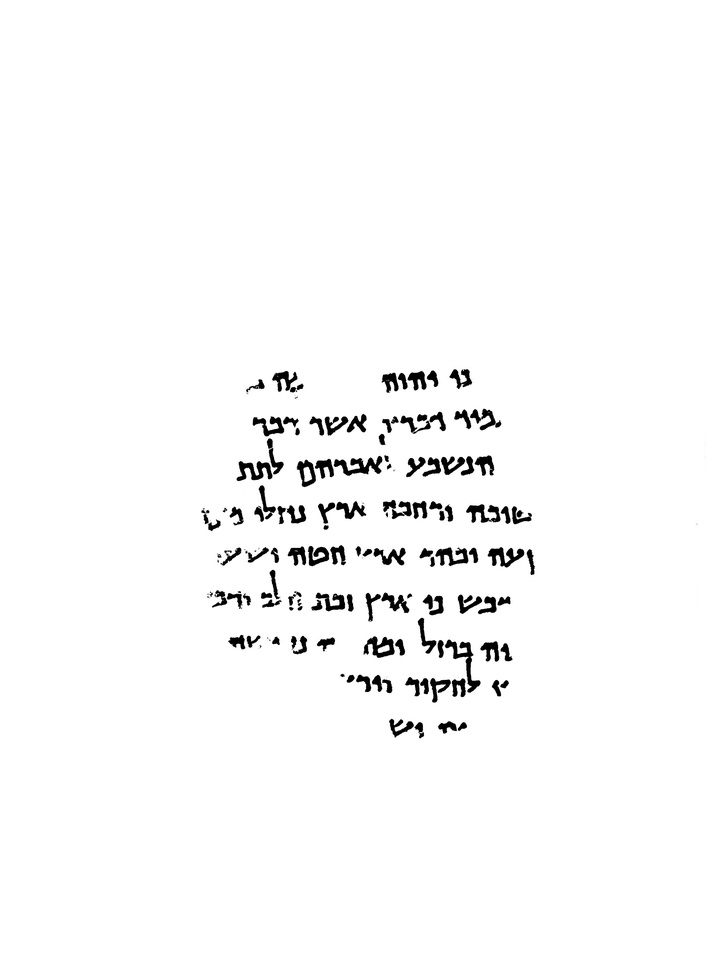
#> input picture binary/P168-Fg016-R-C01-R01-binarized.jpg, 727 x 970 px, shrunk from 2706 x 3608 before the run
$ jupyter execute --allow-errors 'Task1_Line&Word&Char_Seg_Cleaned.ipynb'
#> lines starting #> are read from the running program, lines starting #| are printed output that depends on the picture; after the words box and inside, x2 and y2 are one past the last pixel; in counts of white or black regions, pixels touching at a corner belong together
used tutorial: https://muthu.co/segmenting-lines-in-handwritten-documents-using-a-path-planning-algorithm/

# TO DO:

[cell 1]
from skimage.io import imread
from skimage.color import rgb2gray
import matplotlib.pyplot as plt
import cv2
import numpy as np


# [7 lines of commented-out code are left out]

scroll = 'binary/P168-Fg016-R-C01-R01-binarized.jpg'

image = cv2.imread(scroll, cv2.IMREAD_UNCHANGED)
#> image is the input picture: shape (970, 727); min 0, max 255, mean 249.4

plt.figure(figsize=(10,10))
plt.axis()
plt.title("image")
plt.imshow(image, cmap="gray")
plt.show()

[cell 2]
#maybe use this instead of the other gray image becaus here the small things are removed and we can find a better path i think.

def thresholding(image):
    _ ,thresh = cv2.threshold(image,80,255,cv2.THRESH_BINARY_INV)
    return thresh

def dilated_image(image):
    thresh_img = thresholding(image)
#> in thresholding, `_ ,thresh = cv2.threshold(image,80,255,cv2.THRESH_BINARY_INV)`:
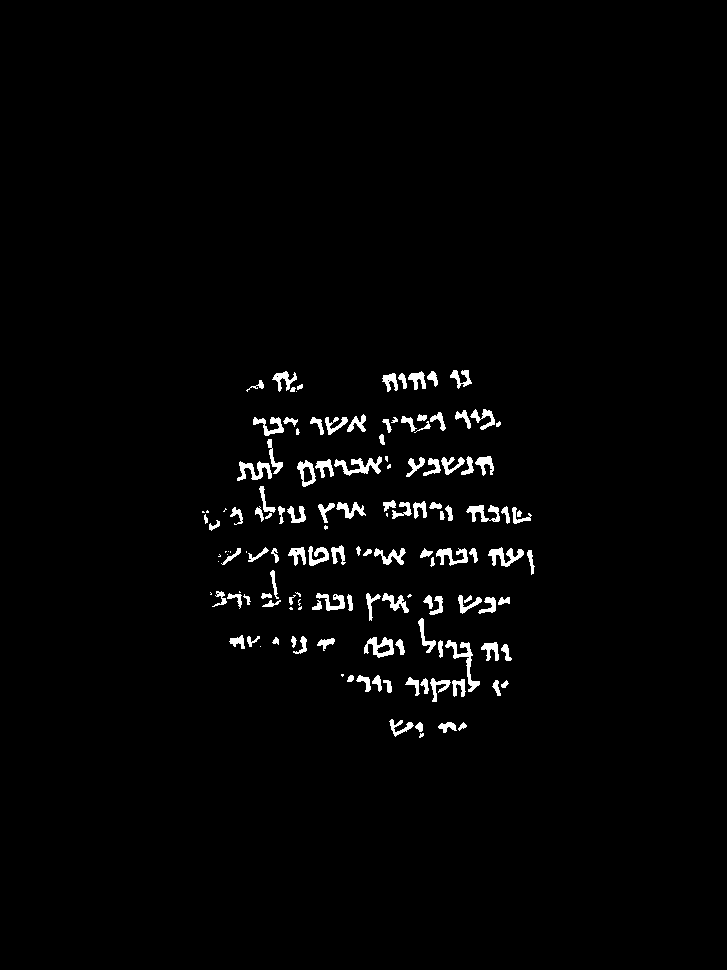
#> thresh: shape (970, 727); 2% white; 140 white regions (25 under 20 px), largest, box (x1, y1, x2, y2) and area: (445, 640, 480, 692) 406, (334, 456, 382, 476) 402, (237, 461, 272, 481) 342
    kernel = np.ones((4,35), np.uint8)
    dilated = cv2.dilate(thresh_img, kernel, iterations = 1)
    return dilated

def invert_image(image):
    invert = cv2.bitwise_not(image)
    return invert

[cell 3]
import matplotlib.pyplot as plt
from scipy.signal import find_peaks
from PIL import Image
from skimage.filters import threshold_otsu


def horizontal_projections(image):
    return np.sum(image, axis=1)


def find_peaks_image(image):
    dilated = dilated_image(image)
#> in dilated_image, `dilated = cv2.dilate(thresh_img, kernel, iterations = 1)`:
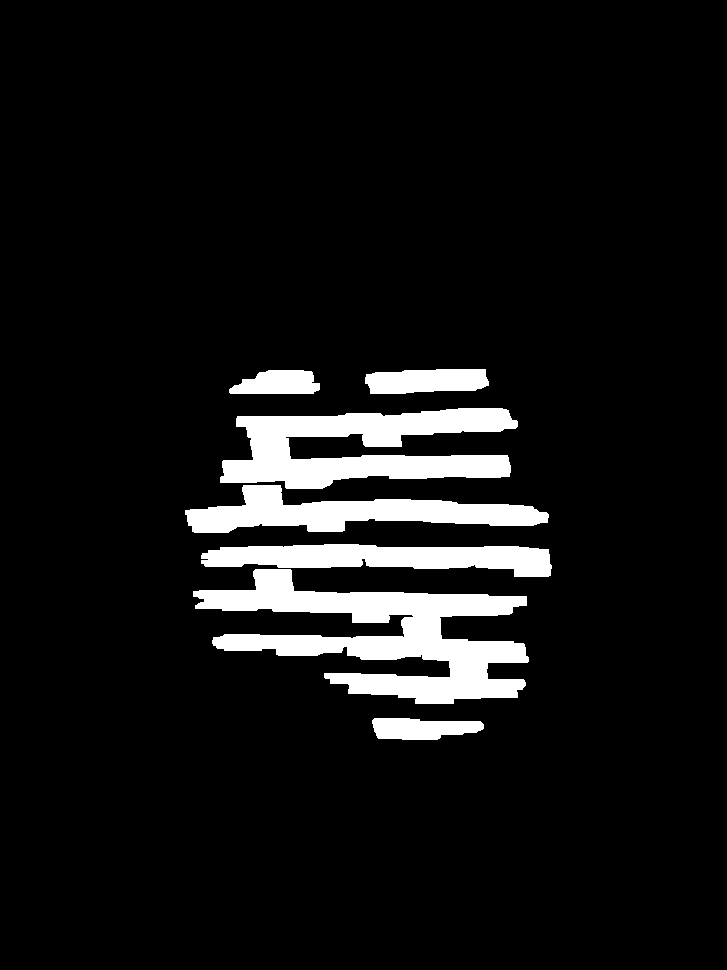
#> dilated: shape (970, 727); 8% white; 7 white regions, largest, box (x1, y1, x2, y2) and area: (193, 569, 529, 704) 19711, (220, 408, 518, 489) 14099, (185, 485, 549, 533) 8785
    hpp = horizontal_projections(dilated)
    minimum_peak = int((np.max(hpp)-np.min(hpp))/12)
    peaks, _ = find_peaks(hpp, height=minimum_peak, distance=100)
    return hpp, peaks

#Use the calculated peaks to create small areas of where there must be sentences.
def find_not_peak_regions(hpp, peaks):
    not_peaks = []
    not_peaks_index = []
    count = 0
    x = 0
    line_size = 10
    for i, hppv in enumerate(hpp):
        if x > (len(peaks) - 1):
            not_peaks.append([i, hppv])
        elif i < (peaks[x] - line_size) or i > (peaks[x] + line_size):
            not_peaks.append([i, hppv])
        else:
            count += 1
            if count == ((line_size*2) - 1):
                x += 1
                count = 0
    return not_peaks


#The Hpp_clusters is the black areas such that we have walking regions for the algorithm
#Create walking regions in the image
def get_hpp_walking_regions(peaks_index):
    hpp_clusters = []
    cluster = []
    for index, value in enumerate(peaks_index):
        cluster.append(value)

        if index < len(peaks_index)-1 and peaks_index[index+1] - value > 1:
            hpp_clusters.append(cluster)
            cluster = []

        #get the last cluster
        if index == len(peaks_index)-1:
            hpp_clusters.append(cluster)
            cluster = []

    return hpp_clusters


def white_array(height, width):
    image = np.zeros([height,width],dtype=np.uint8)
    image.fill(255)
    return image


##Copied from the github mentioned above
def get_binary(img):
    mean = np.mean(img)
    if mean == 0.0 or mean == 1.0:
        return img

    thresh = threshold_otsu(img)
    binary = img <= thresh
    binary = binary*1
    return binary

[cell 4]
#Copied from the github mentioned above, adjusted for our problem. Created a range of goals.

#a star path planning algorithm
from heapq import *

def heuristic(a, b):
    return (b[0] - a[0]) ** 2 + (b[1] - a[1]) ** 2

def astar(array, start, goal):

    #print("start: " + str(start))
    #print("end: " + str(goal))
    neighbors = [(0,1),(0,-1),(1,0),(-1,0),(1,1),(1,-1),(-1,1),(-1,-1)]
    close_set = set()
    came_from = {}
    gscore = {start:0}
    fscore = {start:heuristic(start, goal)}
    oheap = []

    heappush(oheap, (fscore[start], start))

    lower_limit = goal[0]
    upper_limit = goal[0] + lower_limit

    count = 0
    while oheap:
        count += 1

        current = heappop(oheap)[1]

        #If there is not a path break after 100 times the length of the input iterations
        if count > goal[1]*30:
            break

        #The goal of the path finder can be somewhere in the range of the walking region at the end
        if current[1] == goal[1] and (current[0] > lower_limit and current[0] < upper_limit):
            data = []
            while current in came_from:
                data.append(current)
                current = came_from[current]
            return data

        close_set.add(current)
        for i, j in neighbors:
            neighbor = current[0] + i, current[1] + j
            tentative_g_score = gscore[current] + heuristic(current, neighbor)
            if 0 <= neighbor[0] < array.shape[0]:
                if 0 <= neighbor[1] < array.shape[1]:
                    if array[neighbor[0]][neighbor[1]] == 1:
                        continue
                else:
                    # array bound y walls
                    continue
            else:
                # array bound x walls
                continue

            if neighbor in close_set and tentative_g_score >= gscore.get(neighbor, 0):
                continue

            if  tentative_g_score < gscore.get(neighbor, 0) or neighbor not in [i[1]for i in oheap]:
                came_from[neighbor] = current
                gscore[neighbor] = tentative_g_score
                fscore[neighbor] = tentative_g_score + heuristic(neighbor, goal)
                heappush(oheap, (fscore[neighbor], neighbor))
    return []

[cell 5]
#Loop to create the seperate line images
def create_line_image(line_segments):
    line_count = len(line_segments)
    line_image = []

    for line_index in range(line_count-1):
        upper_bound = np.min(line_segments[line_index][:, 0])
        lower_bound = np.max(line_segments[line_index+1][:, 0])
        height = lower_bound - upper_bound
        width = image.shape[1]
        white_line_image = white_array(height, width)
        offset_top = upper_bound


        #Creates white areas around the sentences, such that bits and pieces of other sentences do not get in the line image
        for i in range(white_line_image.shape[0]):
            for j in range(white_line_image.shape[1] -1):
                if (line_segments[line_index][white_line_image.shape[1] - 2 - j][0] - i > upper_bound) or (i + offset_top > line_segments[line_index+1][white_line_image.shape[1] - 2 - j][0]) :
                    white_line_image[i][j] = 255
                else:
                    white_line_image[i][j] = image[upper_bound + i][j]

        line_image.append(white_line_image)
#         plt.figure(figsize=(10,10))
#         plt.imshow(white_line_image, cmap="gray")
#         plt.show()
    return line_image


def create_A_star_lines(img, hpp_clusters):
    #Segment all the lines using the A* algorithm
    binary_image = get_binary(img)

    line_segments = []
    for i, cluster_of_interest in enumerate(hpp_clusters):
        nmap = binary_image[cluster_of_interest[0]:cluster_of_interest[len(cluster_of_interest)-1],:]

        #The goal given is the middle of the walking region. But we adjusted in the path finder to the complete range.
        path = np.array(astar(nmap, (int(nmap.shape[0]/2), 0), (int(nmap.shape[0]/2), nmap.shape[1]-1)))

        #Finding a path is impossible, then just draw a straight line from begin to end
        if path.shape[0] == 0:
            line_new = []
            size_cluster = int(nmap.shape[0]/2)
            for i in range(nmap.shape[1] - 1):
                line_new.append([size_cluster, nmap.shape[1]-i -1])
                line = []
            line_new = np.asarray(line_new)
            offset_from_top = cluster_of_interest[0]
            line_new[:,0] += offset_from_top
            line_segments.append(line_new)
        else:
            offset_from_top = cluster_of_interest[0]
            path[:,0] += offset_from_top
            line_segments.append(path)
    return line_segments

[cell 6]
def line_segmentation(image):
    #Find the horizontal projections and the peaks of the projections
    hpp, peaks = find_peaks_image(image)
#> in find_peaks_image, `hpp = horizontal_projections(dilated)`: hpp = 970 values, max 92820 at index 514, min 0 at index 0, mean 14829.2
#> in find_peaks_image, `minimum_peak = int((np.max(hpp)-np.min(hpp))/12)`: minimum_peak = 7735
#> in find_peaks_image, `peaks, _ = find_peaks(hpp, height=minimum_peak, distance=100)`: peaks = [385, 514, 644]

    #find all the indexes that do not contain the peak
    not_peaks = find_not_peak_regions(hpp,peaks)
    not_peaks_index = np.array(not_peaks)[:,0].astype(int)


    #Create walking regions for the A* star algorithm path finder
    hpp_clusters = get_hpp_walking_regions(not_peaks_index)

    #dilate the image such that we find a path around the dilation
    dilated = dilated_image(image)

    #invert it back for the path finder because that is build to avoid black pixels
    img = invert_image(dilated)

    #Find the paths for the segmentation
    line_segments = create_A_star_lines(img, hpp_clusters)

    #Create the segmented line images
    line_image = create_line_image(line_segments)

    return line_image

# Word segmentation

First we need to downsize the white part in the first and last lines. Because they are huge.

# Preprocess the lines for word segmentation

[cell 7]
#Remove the top white part of a image
def remove_top_image(image):
    thresh_image = thresholding(image)
    hpp_image = horizontal_projections(thresh_image)
    for i in range(len(hpp_image)):
        if hpp_image[i] != 0:
            image_new = image[i:, :]
            break
    return image_new

#Remove the bottom white part of a image
def remove_bottom_image(image):
    thresh_image = thresholding(image)
    hpp_image = horizontal_projections(thresh_image)
    for i in range(len(hpp_image)-1, 0, -1):
        if hpp_image[i] != 0:
            image_new = image[:i, :]
            break
    return image_new

#Find the vertical image projections
def vertical_projections(image):
    return np.sum(image, axis=0)

#Remove noise from a image using the meadian blur
def remove_noise(image):
    return cv2.medianBlur(image, 5)

#preprocesses the lines
def pre_process_lines(lines):
    pre_processed_lines = []
    kernel = np.ones((10,10), np.uint8)

    for i in range(len(lines)):
        line = lines[i]

        #threshold line
        thresh_line = thresholding(line)

        #remove noise
        noise_free_line = remove_noise(thresh_line)

        #dilate the remaining part
        dilated_line = cv2.dilate(noise_free_line, kernel, iterations = 1)

        #append the line
        pre_processed_lines.append(dilated_line)
    return pre_processed_lines

#Remove the white areas that are found in the first and last line
def remove_white_areas_first_last_line(line_image):
    first_line = line_image[0]
    last_line = line_image[len(line_image)-1]

    line_image[0] = remove_top_image(first_line)
    line_image[len(line_image)-1] = remove_bottom_image(last_line)
    return line_image

[cell 8]
# Based on white areas pixels that are shorter than a certain amount
def find_words_for_zero_period(image, threshold):
    words = []
    vpp_image = vertical_projections(image)

    #find indexes where the vpp is not zero, so there are black pixels
    result_zeros = np.where(vpp_image!=0)
    #print(result_zeros)
    lowest = result_zeros[0][0]
    for i in range(len(result_zeros[0])-1):
        #print("i: " +str(i) + " " +str(result_zeros[0][i]) + " "+ str(lowest))
        diff = result_zeros[0][i+1] - result_zeros[0][i]
        #skip white periods that are not long enough
        if diff > 1 and diff < threshold:
            continue
        elif diff > 1:
            highest = result_zeros[0][i]
            new_word = [lowest, highest]
            words.append(new_word)
            lowest = result_zeros[0][i+1]

    if lowest + 70 < result_zeros[0][len(result_zeros[0])-1]:
            highest = result_zeros[0][len(result_zeros[0])-1]
            new_word = [lowest, highest]
            words.append(new_word)
            lowest = result_zeros[0][i+1]

    return words

#Create the image for one specific word in which we remove the top and bottom white spaces
def get_word_image(image, index_words):
    words = []
    for i in range(len(index_words)):
        #Get word
        word_new = image[:,index_words[i][0]:index_words[i][1]]

        #remove the white area at the top and bottom
        word_bot = remove_bottom_image(word_new)
        word_top = remove_top_image(word_bot)

        words.append(word_top)
    return words


#Create the word image for all lines
def create_words(line_image, pre_processed_lines):
    words_per_line = []
    for line in range(len(line_image)):
        index_words = find_words_for_zero_period(pre_processed_lines[line], 10)
        words = get_word_image(line_image[line], index_words)
        words_per_line.append(words)
    return words_per_line

[cell 9]
#Create all the lines and words per line in this part
def get_words_per_line(image):
    #Get the line images for the word segmentation
    line_image = line_segmentation(image)
#> after the loop in find_not_peak_regions, `for i, hppv in enumerate(hpp):`: count = 0; not_peaks = 913 pairs, first value 0 to 969, second value 0 to 88995; x = 3
#> in line_segmentation, `not_peaks_index = np.array(not_peaks)[:,0].astype(int)`: not_peaks_index = 913 values from 0 to 969
#> after the loop in get_hpp_walking_regions, `for index, value in enumerate(peaks_index):`: hpp_clusters = 4 items
#> in get_binary, `mean = np.mean(img)`: mean = 234.6
#> in get_binary, `thresh = threshold_otsu(img)`: thresh = 0
#> the loop in create_A_star_lines, `for i, cluster_of_interest in enumerate(hpp_clusters):` made 4 passes
#> (lower_limit in astar, upper_limit in astar, offset_from_top) on passes 1 to 4: (187, 374, 0), (54, 108, 394), (55, 110, 523), (158, 316, 653)
#> pass 1, in create_A_star_lines, `nmap = binary_image[cluster_of_interest[0]:cluster_of_interest[len(clu..`:
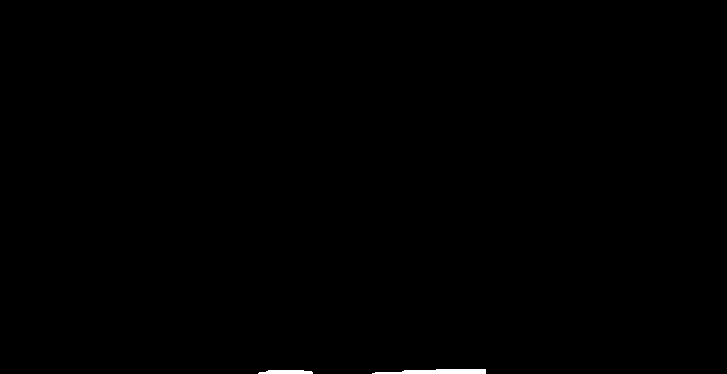
#> nmap: shape (374, 727) int64; values 0 (black) and 1 (white), 0.23% white; 2 white regions, box (x1, y1, x2, y2) and area: (372, 369, 486, 374) 441, (258, 370, 313, 374) 191
#> pass 2, in create_A_star_lines, `nmap = binary_image[cluster_of_interest[0]:cluster_of_interest[len(clu..`:
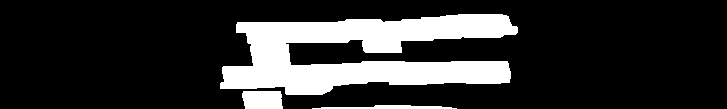
#> nmap: shape (109, 727) int64; values 0 (black) and 1 (white), 19.1% white; 3 white regions, box (x1, y1, x2, y2) and area: (220, 14, 518, 95) 14099, (242, 91, 283, 109) 695, (312, 105, 457, 109) 380
#> pass 3, in create_A_star_lines, `nmap = binary_image[cluster_of_interest[0]:cluster_of_interest[len(clu..`:
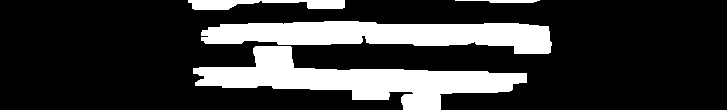
#> nmap: shape (110, 727) int64; values 0 (black) and 1 (white), 21.8% white; 4 white regions, box (x1, y1, x2, y2) and area: (193, 46, 527, 110) 8638, (201, 21, 552, 54) 7592, (188, 0, 345, 10) 989, (455, 0, 540, 3) 177
#> after the loop in create_A_star_lines, `for i, cluster_of_interest in enumerate(hpp_clusters):`:
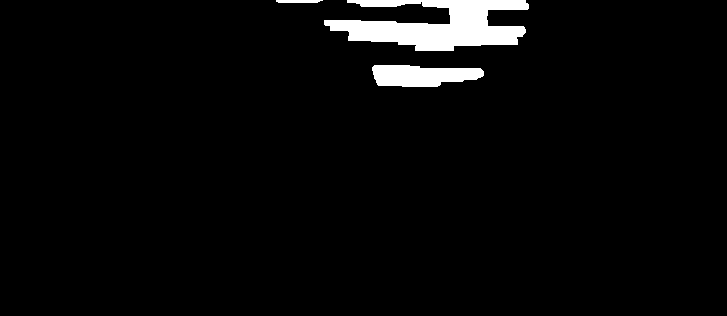
#> nmap: shape (316, 727) int64; values 0 (black) and 1 (white), 3.5% white; 3 white regions, box (x1, y1, x2, y2) and area: (324, 0, 529, 51) 6022, (372, 65, 484, 87) 1903, (276, 0, 323, 3) 131
#> after the loop in create_A_star_lines, `for i, cluster_of_interest in enumerate(hpp_clusters):`: line_segments = 4 items
#> (the rest of the program and of its run is left out)
